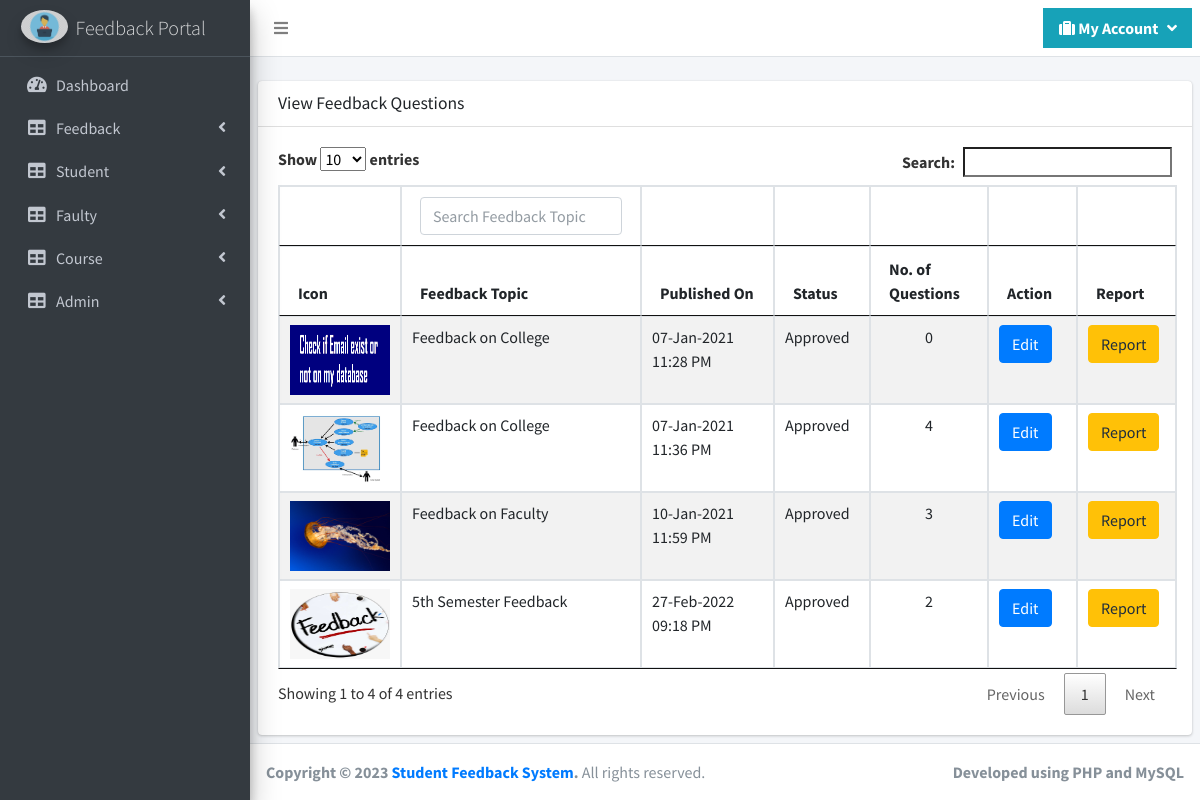
Page /aman/viewfeedbacktopicadmin.php (signed in) on the committed database.
### tables this page shows
CREATE TABLE `feedbacktopic` (
  `feedbacktopicid` int(11) NOT NULL,
  `course_id` bigint(20) NOT NULL,
  `faculty_id` bigint(20) NOT NULL,
  `feedback_topic` varchar(250) NOT NULL,
  `feedbacktopic_date` datetime NOT NULL,
  `feedback_icon` varchar(100) NOT NULL,
  `feedback_disptype` varchar(25) NOT NULL,
  `feedbacktopic_detail` text NOT NULL,
  `feedbacktopic_status` varchar(10) NOT NULL
);

### aman/viewfeedbacktopicadmin.php (the view, shortened to what this page needs)
<?php
include("header.php");
?>
  <div class="content-wrapper">
<br>
    <section class="content">
<form method="post" action="">
      <div class="card">
        <div class="card-header">
          <h3 class="card-title">View Feedback Questions</h3>
        </div>
        <div class="card-body">
<table id="example"  class="table table-striped table-bordered" >
	<thead>
		<tr>
			<th>Icon</th>
			<th>Feedback Topic</th>
			<th>Published On</th>
			<th>Status</th>
			<th>No. of Questions</th>
			<th>Action</th>
			<th>Report</th>
		</tr>
	</thead>
	<tbody>
	<?php
	$sql ="SELECT * FROM feedbacktopic WHERE feedbacktopicid!='0' ";
	$qsql = mysqli_query($con,$sql);
	$img="";
	while($rs = mysqli_fetch_array($qsql))
	{
if(file_exists("imgfeedback_icon/".$rs['feedback_icon']))
{
	$img = "imgfeedback_icon/".$rs['feedback_icon'];
}
else
{
		$img = "images/defaultimageicon.png";
}
		echo "<tr>";
		echo "<td>";
echo "<img src='$img' style='width: 100px;height:70px;'>";
		echo "</td>";
		echo "<td>$rs[feedback_topic]</td>";
		echo "<td>" . date("d-M-Y",strtotime($rs['feedbacktopic_date'])) ."<br>". date("h:i A",strtotime($rs['feedbacktopic_date'])) . "</td>";
		echo "<td>$rs[feedbacktopic_status]</td>";
?>
		<td style='width:70px;'>
		<center>
		<?php
			$sqlqz ="SELECT * FROM feedbackquestion WHERE feedbacktopicid='$rs[0]'";
			$qsqlqz  = mysqli_query($con,$sqlqz);
			echo mysqli_num_rows($qsqlqz);
		?>
		</a></center>
		</td>
<?php
		echo "<td>
		<a href='feedbacktopicadmin.php?feedbacktopicid=$rs[0]' class='btn btn-primary'  >Edit</a>
		</td>";
		echo "<td>
		<a href='viewfeedbackreport.php?feedbacktopicid=$rs[0]' class='btn btn-warning'  >Report</a>
		</td>";
		echo "</tr>";
	}
	?>
	</tbody>
</table>
        </div>
      </div>
</form>
    </section>
  </div>
<?php
include("footer.php");
?>
</div>
</body>
</html>

### rows in the picture
feedbacktopic: feedback_icon (picture), feedback_topic "Feedback on College", feedbacktopic_date "07-Jan-2021", feedbacktopic_date "11:28 PM", feedbacktopic_status "Approved", mysqli_num_rows($qsqlqz) "0"
feedbacktopic: feedback_icon (picture), feedback_topic "Feedback on College", feedbacktopic_date "07-Jan-2021", feedbacktopic_date "11:36 PM", feedbacktopic_status "Approved", mysqli_num_rows($qsqlqz) "4"
feedbacktopic: feedback_icon (picture), feedback_topic "Feedback on Faculty", feedbacktopic_date "10-Jan-2021", feedbacktopic_date "11:59 PM", feedbacktopic_status "Approved", mysqli_num_rows($qsqlqz) "3"
feedbacktopic: feedback_icon (picture), feedback_topic "5th Semester Feedback", feedbacktopic_date "27-Feb-2022", feedbacktopic_date "09:18 PM", feedbacktopic_status "Approved", mysqli_num_rows($qsqlqz) "2"
